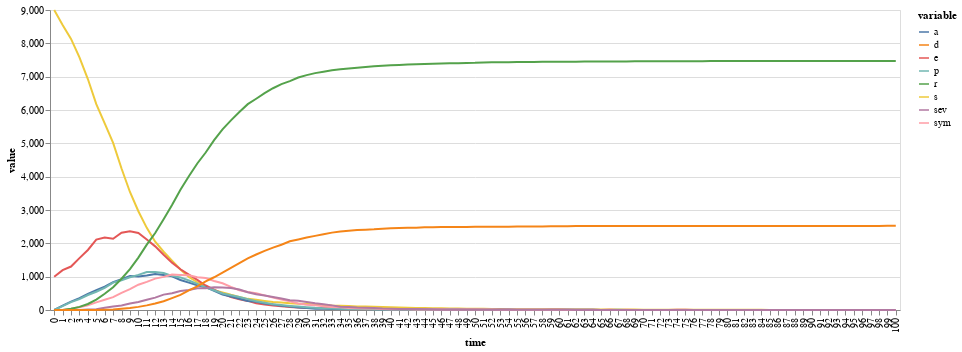

Notebook code for this chart:
### Code cell
alt.Chart(c_melted).mark_line().encode(
    x='time:O',
    y='value:Q',
    color='variable',
).properties(width=850)

### Figure 1 — Vega-Lite specification as saved in the notebook (floating-point values rounded to 4 significant figures; data arrays with more than 128 entries replaced by an {"elided": "..."} marker saying what was removed)
{"$schema": "https://vega.github.io/schema/vega-lite/v3.4.0.json", "config": {"mark": {"tooltip": null}, "view": {"height": 300, "width": 400}}, "data": {"name": "data-c5829504313b12cbf75b884f0e06a256"}, "datasets": {"data-c5829504313b12cbf75b884f0e06a256": {"elided": "808 records"}}, "encoding": {"color": {"field": "variable", "type": "nominal"}, "x": {"field": "time", "type": "ordinal"}, "y": {"field": "value", "type": "quantitative"}}, "mark": "line", "width": 850}
